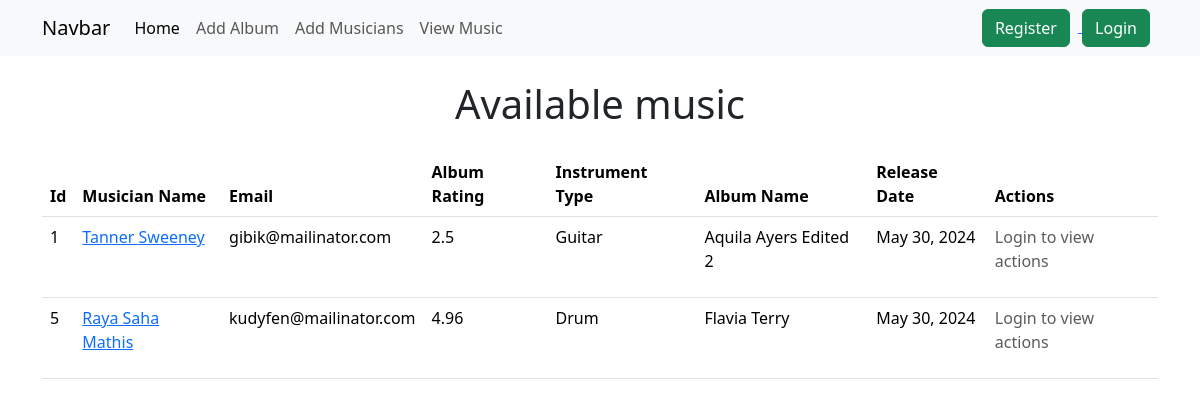
Page /musician/view-musics/ on the earlier database version.
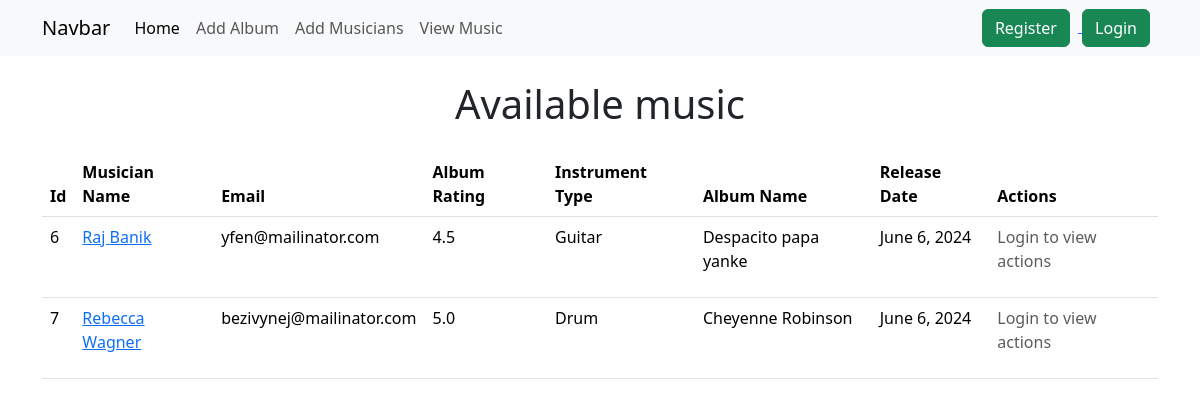
Same page on the later database version.
### musicians/models.py (models this page shows, shortened)
class Album(models.Model):
    album_name = models.CharField(max_length=255)
    release_date = models.DateField(auto_now_add=True)
    rating = models.FloatField(
        validators=[MaxValueValidator(5.0), MinValueValidator(0.0)])
    musician = models.ForeignKey(Musician, on_delete=models.CASCADE)

class Musician(models.Model):
    first_name = models.CharField(
        max_length=255, error_messages="Name can't be more than 255 characters")
    last_name = models.CharField(
        max_length=255, error_messages="Name can't be more than 255 characters")
    email = models.EmailField(
        unique=True, error_messages="Email must be unique and valid")
    phone_number = models.CharField(
        max_length=11, error_messages="Phone number must be 11 digits")
    instrument = models.CharField(max_length=50, choices=instruments_choices)

### musicians/views.py (the view)
# urls.py: path('view-musics/', views.DisplayMusicsView.as_view(), name="view_musics"),
class DisplayMusicsView(ListView):
    model = Album
    template_name = 'viewMusics.html'
    def get_context_data(self, **kwargs):
        context = super().get_context_data(**kwargs)
        context["data"] = context['object_list']
        return context

### musicians/templates/viewMusics.html
{% extends "base.html" %}
{% block mainContent %}
    <section class="container">
        <h1 class="text-center my-4">Available music</h1>
        <table class="table">
            <thead>
                <tr>
                    <th scope="col">Id</th>
                    <th scope="col">Musician Name</th>
                    <th scope="col">Email</th>
                    <th scope="col">Album Rating</th>
                    <th scope="col">Instrument Type</th>
                    <th scope="col">Album Name</th>
                    <th scope="col">Release Date</th>
                    <th scope="col">Actions</th>
                </tr>
            </thead>
            <tbody>
                {% for album in data %}
                    <tr>
                        <td scope="col">{{ album.id }}</td>
                        <td scope="col">
                            <a href="{% url "edit_musician" album.musician.id %}">{{ album.musician.first_name }} {{ album.musician.last_name }}</a>
                        </td>
                        <td scope="col">{{ album.musician.email }}</td>
                        <td scope="col">{{ album.rating }}</td>
                        <td scope="col">{{ album.musician.instrument }}</td>
                        <td scope="col">{{ album.album_name }}</td>
                        <td scope="col">{{ album.release_date }}</td>
                        <td scope="col">
                            {% if user.is_authenticated %}
                                <a href="{% url "edit_album" album.id %}">
                                    <button class="btn me-1 btn-warning mb-2">Edit</button>
                                </a>
                                <form action="{% url "delete_album" album.id %}" method="post">
                                    {% csrf_token %}
                                    <button class="btn me-1 btn-danger">Delete</button>
                                </form>
                            {% else %}
                                <p class="text-muted">Login to view actions</p>
                            {% endif %}
                        </td>
                    </tr>
                {% endfor %}
            </tbody>
        </table>
    </section>
{% endblock mainContent %}

### templates/base.html (shortened to what this page needs)
<!DOCTYPE html>
<html lang="en">
    <head>
        <link href="https://cdn.jsdelivr.net/npm/bootstrap@5.3.3/dist/css/bootstrap.min.css"
              rel="stylesheet"
>
    </head>
    <body>
        <nav class="navbar navbar-expand-lg bg-body-tertiary">
            <div class="container">
                <a class="navbar-brand" href="{% url "homePage" %}">Navbar</a>
                <div class="collapse navbar-collapse" id="navbarSupportedContent">
                    <ul class="navbar-nav me-auto mb-2 mb-lg-0">
                        <li class="nav-item">
                            <a class="nav-link active"
                               aria-current="page"
                               href="{% url "homePage" %}">Home</a>
                        </li>
                        <li class="nav-item">
                            <a class="nav-link" href="{% url "add_album" %}">Add Album</a>
                        </li>
                        <li class="nav-item">
                            <a class="nav-link" href="{% url "add_musicians" %}">Add Musicians</a>
                        </li>
                        <li class="nav-item">
                            <a class="nav-link" href="{% url "view_musics" %}">View Music</a>
                        </li>
                    </ul>
                    <div>
                        {% if not user.is_authenticated %}
                            <a href="{% url "register_user" %}">
                                <button class="btn btn-success me-2">Register</button>
                            </a>
                            <a href="{% url "login_user" %}">
                                <button class="btn btn-success me-2">Login</button>
                            </a>
                        {% else %}
                            <form action="{% url "logout_user" %}" method="post">
                                {% csrf_token %}
                                <button class="btn btn-success me-2">Logout</button>
                            </form>
                        {% endif %}
                    </div>
                </div>
            </div>
        </nav>
        {% block mainContent %}
        {% endblock mainContent %}
    </body>
</html>

Differences in the rows shown:
removed Album: id "1", musician.first_name "Tanner", musician.last_name "Sweeney", musician.email "gibik@mailinator.com", rating "2.5", musician.instrument "Guitar", album_name "Aquila Ayers Edited 2", release_date "May 30, 2024"
removed Album: id "5", musician.first_name "Raya Saha", musician.last_name "Mathis", musician.email "kudyfen@mailinator.com", rating "4.96", musician.instrument "Drum", album_name "Flavia Terry", release_date "May 30, 2024"
added Album: id "6", musician.first_name "Raj", musician.last_name "Banik", musician.email "yfen@mailinator.com", rating "4.5", musician.instrument "Guitar", album_name "Despacito papa yanke", release_date "June 6, 2024"
added Album: id "7", musician.first_name "Rebecca", musician.last_name "Wagner", musician.email "bezivynej@mailinator.com", rating "5.0", musician.instrument "Drum", album_name "Cheyenne Robinson", release_date "June 6, 2024"
